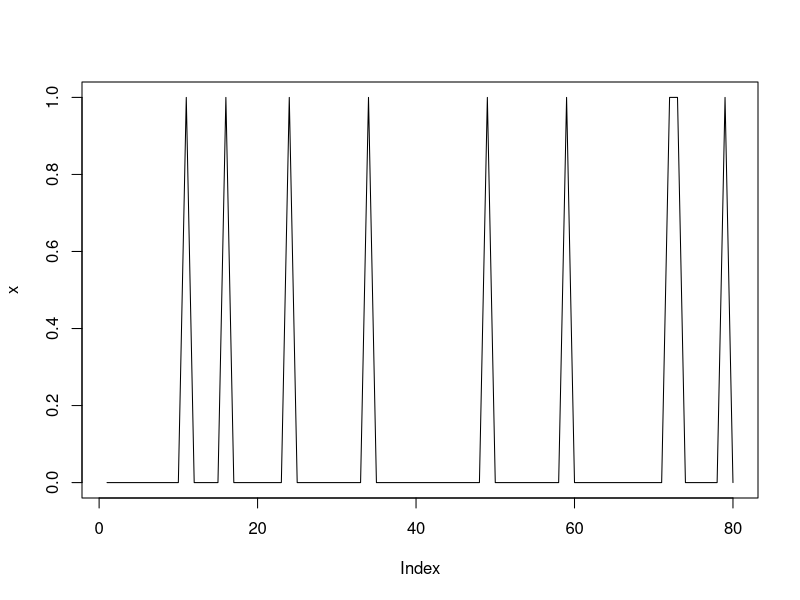

Source code (R):
#Branching Process R

#Generation
g=80

x<-rep(0:0, length = g) #数列(0 0)を長さがgになるまで反復生成

q0 = 0.99999

y<-matrix(nrow=g,ncol=10000) #g行、10000列の数列

for (j in 2:g){
  
  y[j,]<-runif(10000) #yのj行に0から1の乱数を10000個

  for(i in 1:10000){
    if (y[j,i] >= q0) #yのj行i列
    { 
      x[j] = x[j] + 1     
    }
    else{
      x[j] = x[j] 
    }
  }
}


x
plot(x,type="l")
